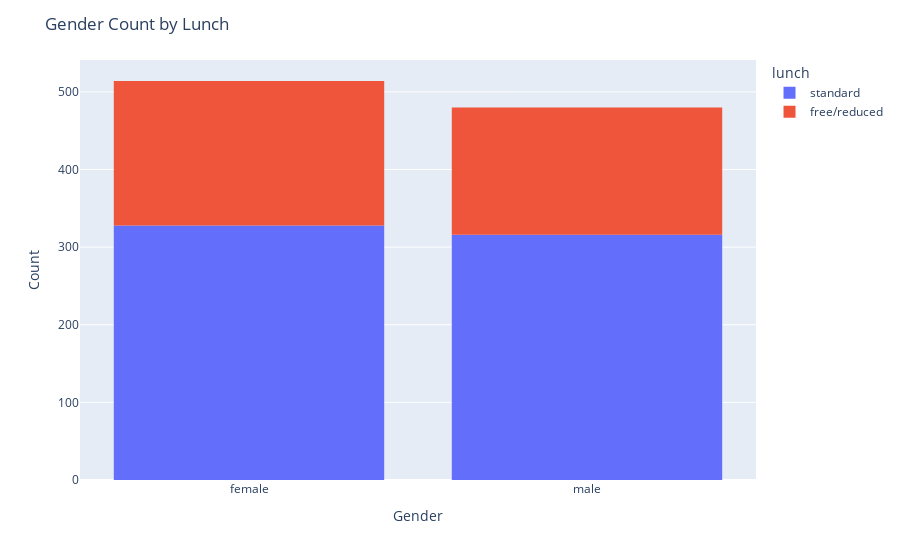

The code cell stored with this chart in its notebook:
### Markdown cell above
### Q3. Check the counts of lunch by gender

### Code cell
fig = px.histogram(df, x='gender', color='lunch')
fig.update_layout(title='Gender Count by Lunch',
                  xaxis_title='Gender',
                  yaxis_title='Count')
fig.show()

### Figure 1 — Plotly figure (JSON) as saved in the notebook; plotly's stock layout.template omitted (floating-point values rounded to 4 significant figures; data arrays with more than 128 entries replaced by an {"elided": "..."} marker saying what was removed)
{"data": [{"alignmentgroup": "True", "bingroup": "x", "hovertemplate": "lunch=standard<br>gender=%{x}<br>count=%{y}<extra></extra>", "legendgroup": "standard", "marker": {"color": "#636efa", "pattern": {"shape": ""}}, "name": "standard", "offsetgroup": "standard", "orientation": "v", "showlegend": true, "type": "histogram", "x": {"elided": "644 str values"}, "xaxis": "x", "yaxis": "y"}, {"alignmentgroup": "True", "bingroup": "x", "hovertemplate": "lunch=free/reduced<br>gender=%{x}<br>count=%{y}<extra></extra>", "legendgroup": "free/reduced", "marker": {"color": "#EF553B", "pattern": {"shape": ""}}, "name": "free/reduced", "offsetgroup": "free/reduced", "orientation": "v", "showlegend": true, "type": "histogram", "x": {"elided": "350 str values"}, "xaxis": "x", "yaxis": "y"}], "layout": {"barmode": "relative", "legend": {"title": {"text": "lunch"}, "tracegroupgap": 0}, "margin": {"t": 60}, "title": {"text": "Gender Count by Lunch"}, "xaxis": {"anchor": "y", "domain": [0, 1], "title": {"text": "Gender"}}, "yaxis": {"anchor": "x", "domain": [0, 1], "title": {"text": "Count"}}}}
